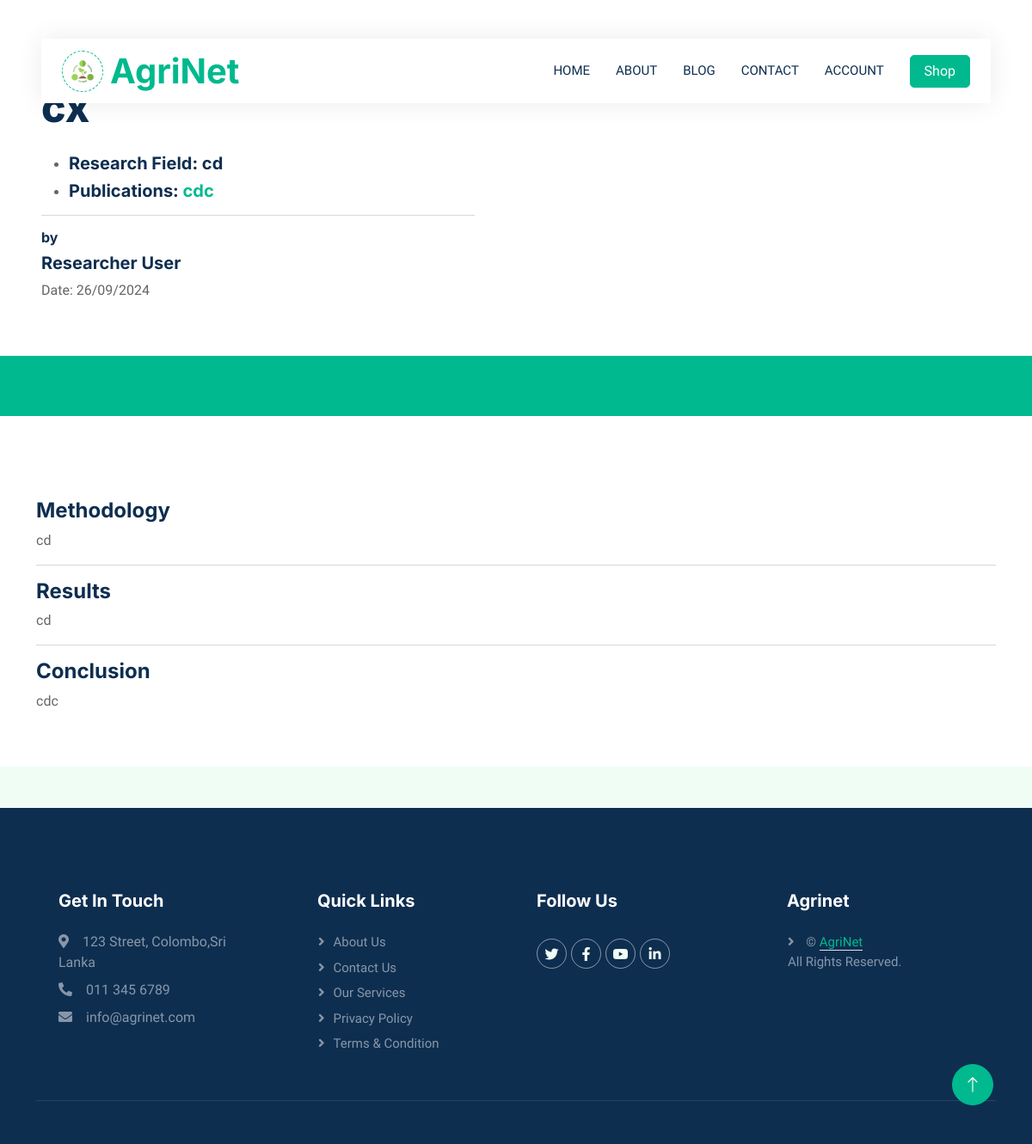
The page /research_post.php?id=8 on the database its author committed.
### tables this page shows
CREATE TABLE `researcher_posts` (
  `id` int(11) NOT NULL,
  `user_id` int(11) DEFAULT NULL,
  `research_title` varchar(255) NOT NULL,
  `research_field` varchar(255) DEFAULT NULL,
  `research_methodology` text DEFAULT NULL,
  `research_results` text DEFAULT NULL,
  `publication_link` varchar(255) DEFAULT NULL,
  `conclusion` text DEFAULT NULL,
  `created_at` timestamp NOT NULL DEFAULT current_timestamp(),
  `imgpath` varchar(255) DEFAULT NULL
);

CREATE TABLE `researchers` (
  `id` int(11) NOT NULL,
  `user_id` int(11) DEFAULT NULL,
  `full_name` varchar(255) DEFAULT NULL,
  `affiliation` varchar(255) DEFAULT NULL,
  `research_field` varchar(255) DEFAULT NULL,
  `publications` text DEFAULT NULL
);

### research_post.php (the view, shortened to what this page needs)
<?php
require 'db_connection.php';
$post_id = isset($_GET['id']) ? $_GET['id'] : 0;
$query = "SELECT researcher_posts.*, researchers.full_name
          FROM researcher_posts
          INNER JOIN researchers ON researcher_posts.user_id = researchers.user_id
          WHERE researcher_posts.id = $post_id";
$result = mysqli_query($conn, $query);
if ($result && mysqli_num_rows($result) > 0) {
    $post = mysqli_fetch_assoc($result);
} else {
    header("Location: 404.php");
    exit();
}
?>
<!DOCTYPE html>
<html lang="en">
<head>
    <link href="https://cdnjs.cloudflare.com/ajax/libs/font-awesome/5.10.0/css/all.min.css" rel="stylesheet">
    <link href="https://cdn.jsdelivr.net/npm/bootstrap-icons@1.4.1/font/bootstrap-icons.css" rel="stylesheet">
    <link href="lib/animate/animate.min.css" rel="stylesheet">
    <link href="lib/owlcarousel/assets/owl.carousel.min.css" rel="stylesheet">
    <link href="css/bootstrap.min.css" rel="stylesheet">
    <link href="css/style.css" rel="stylesheet">
</head>
<body>
    <div class="container-xxl bg-white p-0">
        <div class="container-fluid nav-bar bg-transparent">
            <nav class="navbar navbar-expand-lg bg-white navbar-light py-0 px-4">
                <a href="index.php" class="navbar-brand d-flex align-items-center text-center">
                    <div class="icon p-2 me-2">
                        <img class="img-fluid" src="img/agrinet.png" alt="Icon" style="width: 30px; height: 30px;">
                    </div>
                    <h1 class="m-0 text-primary">AgriNet</h1>
                </a>
                <div class="collapse navbar-collapse" id="navbarCollapse">
                    <div class="navbar-nav ms-auto">
                        <a href="index.php" class="nav-item nav-link">Home</a>
                        <a href="index.php#about" class="nav-item nav-link">About</a>
                        <a href="blog.php" class="nav-item nav-link">Blog</a>
                        <a href="contact.html" class="nav-item nav-link">Contact</a>
                        <a href="account.php" class="nav-item nav-link">Account</a>
                    </div>
                    <div>
                        <a href="shop.php">
                            <a href="shop.php" class="btn btn-primary px-3 d-none d-lg-flex">Shop</a>
                        </a>
                    </div>
                </div>
            </nav>
        </div>
        <div class="container-fluid header bg-white p-0">
            <div class="row g-0 align-items-center flex-column-reverse flex-md-row">
                <div class="col-md-6 p-5 mt-lg-5">
                    <h1 class="display-5 animated fadeIn mb-4"><?php echo htmlspecialchars($post['research_title']); ?>
                    </h1>
                    <ul>
                        <li>
                            <h5 class="animated fadeIn">Research Field:
                                <?php echo htmlspecialchars($post['research_field']); ?></h5>
                        </li>
                        <li>
                            <h5 class="animated fadeIn">Publications: <a
                                    href="<?php echo htmlspecialchars($post['publication_link']); ?>"><?php echo htmlspecialchars($post['publication_link']); ?></a>
                            </h5>
                        </li>
                    </ul>
                    <hr>
                    <h6>by</h6>
                    <h5><?php echo htmlspecialchars($post['full_name']); ?></h5>
                    <p>Date: <?php echo date('d/m/Y', strtotime($post['created_at'])); ?></p>
                </div>
                <div class="col-md-6 animated fadeIn">
                </div>
            </div>
        </div>
        <div class="container-fluid bg-primary mb-5 wow fadeIn" data-wow-delay="0.1s" style="padding: 35px;">
        </div>
        <div class="container-xxl py-5">
            <div class="container">
                <div class="tab-content">
                    <h4>Methodology</h4>
                    <p><?php echo htmlspecialchars($post['research_methodology']); ?></p>
                    <hr>
                    <h4>Results</h4>
                    <p><?php echo htmlspecialchars($post['research_results']); ?></p>
                    <hr>
                    <h4>Conclusion</h4>
                    <p><?php echo htmlspecialchars($post['conclusion']); ?></p>
                </div>
            </div>
        </div>
    </div>
    <div class="container-fluid bg-dark text-white-50 footer pt-5 mt-5 wow fadeIn" data-wow-delay="0.1s">
        <div class="container py-5">
            <div class="row g-5">
                <div class="col-lg-3 col-md-4" style="padding-left: 50px;">
                    <h5 class="text-white mb-4">Get In Touch</h5>
                    <p class="mb-2"><i class="fa fa-map-marker-alt me-3"></i>123 Street, Colombo,Sri Lanka</p>
                    <p class="mb-2"><i class="fa fa-phone-alt me-3"></i>011 345 6789</p>
                    <p class="mb-2"><i class="fa fa-envelope me-3"></i>info@agrinet.com</p>
                </div>
                <div class="col-lg-3 col-md-4" style="padding-left: 60px;">
                    <h5 class="text-white mb-4">Quick Links</h5>
                    <a class="btn btn-link text-white-50" href="index.php#about">About Us</a>
                    <a class="btn btn-link text-white-50" href="contact.html">Contact Us</a>
                    <a class="btn btn-link text-white-50" href="">Our Services</a>
                    <a class="btn btn-link text-white-50" href="">Privacy Policy</a>
                    <a class="btn btn-link text-white-50" href="">Terms & Condition</a>
                </div>
                <div class="col-lg-3 col-md-4">
                    <h5 class="text-white mb-4">Follow Us</h5>
                    <div class="d-flex pt-2">
                        <a class="btn btn-outline-light btn-social" href=""><i class="fab fa-twitter"></i></a>
                        <a class="btn btn-outline-light btn-social" href=""><i class="fab fa-facebook-f"></i></a>
                        <a class="btn btn-outline-light btn-social" href=""><i class="fab fa-youtube"></i></a>
                        <a class="btn btn-outline-light btn-social" href=""><i class="fab fa-linkedin-in"></i></a>
                    </div>
                </div>
                <div class="col-lg-3 col-md-4">
                    <h5 class="text-white mb-4">Agrinet</h5>
                    <p class="btn btn-link text-white-50"> &copy; <a class="border-bottom" href="#">AgriNet</a>
                        <br>All Rights Reserved.
                    </p>
                </div>
            </div>
        </div>
        <div class="container">
            <div class="copyright">
            </div>
        </div>
    </div>
    <a href="#" class="btn btn-lg btn-primary btn-lg-square back-to-top"><i class="bi bi-arrow-up"></i></a>
</body>
</html>

### css/style.css (style rules this page uses)
:root { --primary: #00B98E; --secondary: #FF6922; --light: #EFFDF5; --dark: #0E2E50; }
.back-to-top { position: fixed; display: none; right: 45px; bottom: 45px; z-index: 99; }
.btn { transition: .5s; }
.btn.btn-primary, .btn.btn-secondary { color: #FFFFFF; }
.btn-lg-square { width: 48px; height: 48px; }
.btn-square, .btn-sm-square, .btn-lg-square { padding: 0; display: flex; align-items: center; justify-content: center; font-weight: normal; border-radius: 50px; }
.nav-bar { position: relative; margin-top: 45px; padding: 0 3rem; transition: .5s; z-index: 9999; }
.navbar { box-shadow: 0 0 30px rgba(0, 0, 0, .08); }
.navbar-light .navbar-nav .nav-link { margin-right: 30px; padding: 25px 0; color: #FFFFFF; font-size: 15px; text-transform: uppercase; outline: none; }
.navbar-light .navbar-brand { height: 75px; }
.navbar-light .navbar-nav .nav-link { color: var(--dark); font-weight: 500; }
@media (min-width: 992px) { .header { margin-top: -120px; } }
.icon { padding: 15px; display: inline-flex; align-items: center; justify-content: center; background: #FFFFFF !important; border-radius: 50px; border: 1px dashed var(--primary) !important; }
.footer .btn.btn-social { margin-right: 5px; width: 35px; height: 35px; display: flex; align-items: center; justify-content: center; color: var(--light); border: 1px solid rgba(255, 255, 255, 0.5); border-radius: 35px; transition: .3s; }
.footer .btn.btn-link { display: block; margin-bottom: 5px; padding: 0; text-align: left; font-size: 15px; font-weight: normal; text-transform: capitalize; transition: .3s; }
.footer .btn.btn-link::before { position: relative; content: "\f105"; font-family: "Font Awesome 5 Free"; font-weight: 900; margin-right: 10px; }
.footer .copyright { padding: 25px 0; font-size: 15px; border-top: 1px solid rgba(256, 256, 256, .1); }

### rows shown on the page
researcher_posts: research_title "cx", research_field "cd", publication_link "cdc", researchers.full_name "Researcher User", created_at "26/09/2024", research_methodology "cd", research_results "cd", conclusion "cdc"
